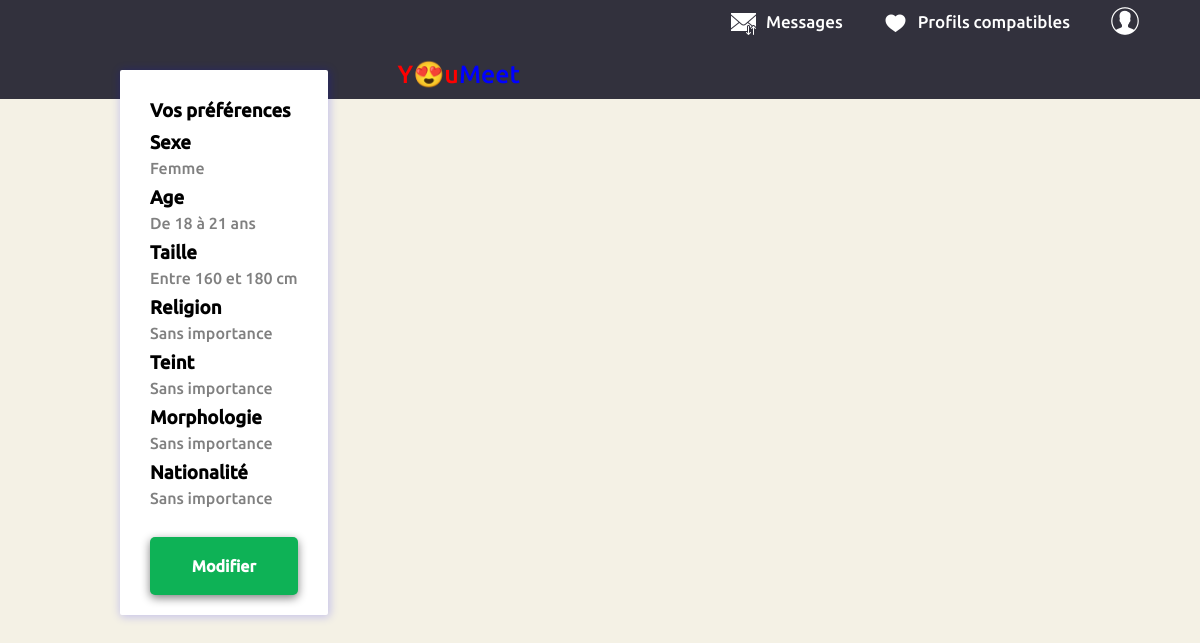
/user/dashboard/matches.php (signed in), run on an earlier commit of the app's database.
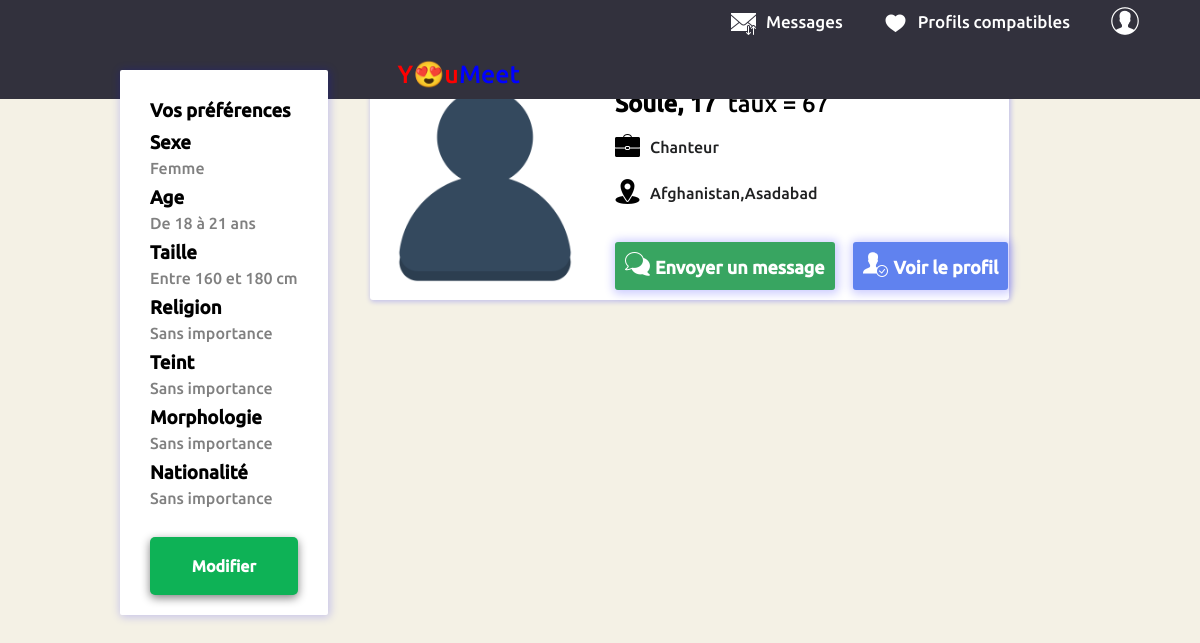
And on a later commit of the database.
### tables this page shows
CREATE TABLE `individu` (
  `id` int(11) NOT NULL,
  `nom` varchar(225) NOT NULL,
  `prenoms` varchar(500) NOT NULL,
  `email` varchar(225) NOT NULL,
  `telephone` varchar(225) NOT NULL,
  `password` varchar(225) NOT NULL,
  `sexe` varchar(50) NOT NULL,
  `date_naissance` date NOT NULL,
  `profession` varchar(225) NOT NULL,
  `photo` varchar(225) DEFAULT NULL,
  `date_ins` datetime NOT NULL,
  `nationalite` int(11) NOT NULL,
  `religion` varchar(50) NOT NULL,
  `id_ville` int(11) NOT NULL,
  `id_pays` int(11) NOT NULL,
  `id_description` varchar(50) NOT NULL,
  `id_ci` varchar(50) DEFAULT NULL,
  `id_critere` varchar(50) NOT NULL
);

CREATE TABLE `pays` (
  `id_pays` int(11) NOT NULL,
  `nom_pays` varchar(500) NOT NULL
);

CREATE TABLE `villes` (
  `id_ville` int(11) NOT NULL,
  `id_pays` int(11) NOT NULL,
  `nom_ville` varchar(500) NOT NULL
);

### php/functions.php (called while the page is built, shortened)
<?php
  function age($date) {
    $age = date('Y') - date('Y', strtotime($date));
    if (date('md') < date('md', strtotime($date))) {
      return $age - 1;
    }
    return $age;
  }
  function getMatchs($user){
    $liste_profils = [];
    $liste_profils_compatibles = [];
    $liste_criteres = ['morphologie','teint'];
    $bdd = Database::connect();
    $req = $bdd -> prepare('SELECT * FROM individu WHERE id != :id_user');
    $req -> execute(array('id_user' => $user->id));
    while($data = $req -> fetch()){
      $indiv = new Individu($data);
      $indiv->destroyPassword();
      array_push($liste_profils,$indiv);
    }
    foreach ($liste_profils as $profil) {
      if ($profil->sexe != getCritere($user,'sexe')) {
      }else{
        $compteur = 0;
        if ((string)(getCritere($user,'nationalite')) != null){
          if (getNationalite(getCritere($user,'nationalite')) == getNationalite($profil->nationalite))
            $compteur++;
        }else {
          $compteur++;
        }
        if (getCritere($user,'religion') != null){
          if (getCritere($user,'religion') == $profil->religion)
            $compteur++;
        }else {
          $compteur++;
        }
        foreach ($liste_criteres as $critere) {
          if (getCritere($user,$critere) != null) {
            if(getCritere($user,$critere) == getDescription($profil,$critere))
            $compteur++;
          }else{
            $compteur++;
          }
        }
        $taux_critere = ($compteur / 6) * 0.5;
        $liste_ci_user = getCi($user);
		    $liste_ci_profil = getCi($profil);
        $nbre_ci_commun = count(array_intersect($liste_ci_profil,$liste_ci_user));
        $taux_ci = ($nbre_ci_commun/count($liste_ci_user))*0.5;
        $taux_compatibilite = ($taux_critere + $taux_ci) * 100;
        $profil->taux = $taux_compatibilite;
        array_push($liste_profils_compatibles,$profil);
    }
  }
  return $liste_profils_compatibles;
}
function getCritere($user,$critere){
  $bdd = Database::connect();
  $req = $bdd -> prepare('SELECT age_deb, age_fin, sexe, teint, taille_deb, taille_fin, morphologie, nationalite, religion FROM critere WHERE id_critere = :id_user');
  $req -> execute(array('id_user' => $user->id_critere));
  $data = $req -> fetch();
  return $data[$critere];
}
function getCi($user){
  $bdd = Database::connect();
  $req = $bdd -> prepare('SELECT ci FROM centre_interet WHERE id_ci = :id_user');
  $req -> execute(array('id_user' => $user->id_ci));
  $data = $req -> fetch();
  $ci = explode(",",$data['ci']);
  return $ci;
}
function getDescription($user,$description){
  $bdd = Database::connect();
  $req = $bdd -> prepare('SELECT taille, teint, morphologie FROM description WHERE id_description = :id_user');
  $req -> execute(array('id_user' => $user->id_description));
  $data = $req -> fetch();
  return $data[$description];
}
function getNationalite($id){
  $bdd = Database::connect();
  $req = $bdd -> prepare('SELECT * FROM pays WHERE id_pays = :id_user');
  $req -> execute(array('id_user' => $id));
  $data = $req -> fetch();
  return $data['nom_pays'];
}
function getVille($id){
  $bdd = Database::connect();
  $req = $bdd -> prepare('SELECT * FROM villes WHERE id_ville = :id_user');
  $req -> execute(array('id_user' => $id));
  $data = $req -> fetch();
  return $data['nom_ville'];
}
?>

### models/Individu.php (called while the page is built, shortened)
<?php
  class Individu {
    public function __construct($row)
    {
      if (isset($row['id'])) {
        $this->id = $row['id'];
      }
      if (isset($row['nom'])) {
        $this->nom = $row['nom'];
      }
      if (isset($row['date_naissance'])) {
        $this->date_naissance = $row['date_naissance'];
      }
      if (isset($row['profession'])) {
        $this->profession = $row['profession'];
      }
      if (isset($row['id_ci'])) {
        $this->id_ci = $row['id_ci'];
      }
    }
  }
 ?>

### user/dashboard/matches.php (the view, shortened to what the changed rows need)
<?php
  include '../../models/Individu.php';
  include '../../php/functions.php';
  if (isset($_SESSION['user'])) {
    $user = $_SESSION['user'];
    $user->matches = getMatchs($user);
    $matchs = $user->matches;
  ?>
  <!DOCTYPE html>
  <html lang="en">
  <head>
      <link rel="stylesheet" href="../../css/settings.css">
  </head>
  <body>
    <div class="body" id="prof_comp">
      <div class="screen" id="profils">
        <?php
          foreach ($matchs as $match) {
              $taux =round($match->taux, 0);
              $age = age($match->date_naissance);
            echo'
            <div class="content profil" >
              <div class="container">
                <div class="photo">
                  <img src="../../images/user.webp">
                </div>
                <div class="info_match">
                  <h2>'.$match->nom.',&nbsp'.$age.'&nbsp&nbsp<span>taux = '.$taux.'</span></h2>
                  <div class="line">
                    <div class="ic-job"></div>
                    <label class="label-10">'.$match->profession.'</label>
                  </div>
                  <br>
                  <div class="line">
                    <div class="ic-lieu"></div>
                    <label class="label-10">'.getNationalite($match->id_pays).','.getVille($match->id_ville).'</label>
                  </div>
                  <div class="line">
                    <button class="btn" type="button" name="btn_msg" onclick=""><a style="color:white;" href="../../php/discussion.php?id='.$match->id.'" ><div class="ic-msg"><p>Envoyer un message</p></div></a></button>
                    <button class="btn blue" type="button" name="btn_profil" onclick="" ><a style="color:white;" href=profil.php?id='.$match->id.'&taux='.$taux.'><div class="ic-profil"><p>Voir le profil</p></div></a></button>
                  </div>
                </div>
                <!--<div class="photo taux">
                  <img src="../../images/gif/heart2.gif">
                </div> -->
              </div>
            </div>
            ';
        }
        ?>
      </div>
      </div>
  </body>
  </html>
  <?php
  }else {
    header("location: ../../");
  }
?>

What changed in the data, as far as the page shows it:
added individu: nom "Soulé", date_naissance "17", taux "67", profession "Chanteur", id_pays.nom_pays "Afghanistan", id_ville.nom_ville "Asadabad"
